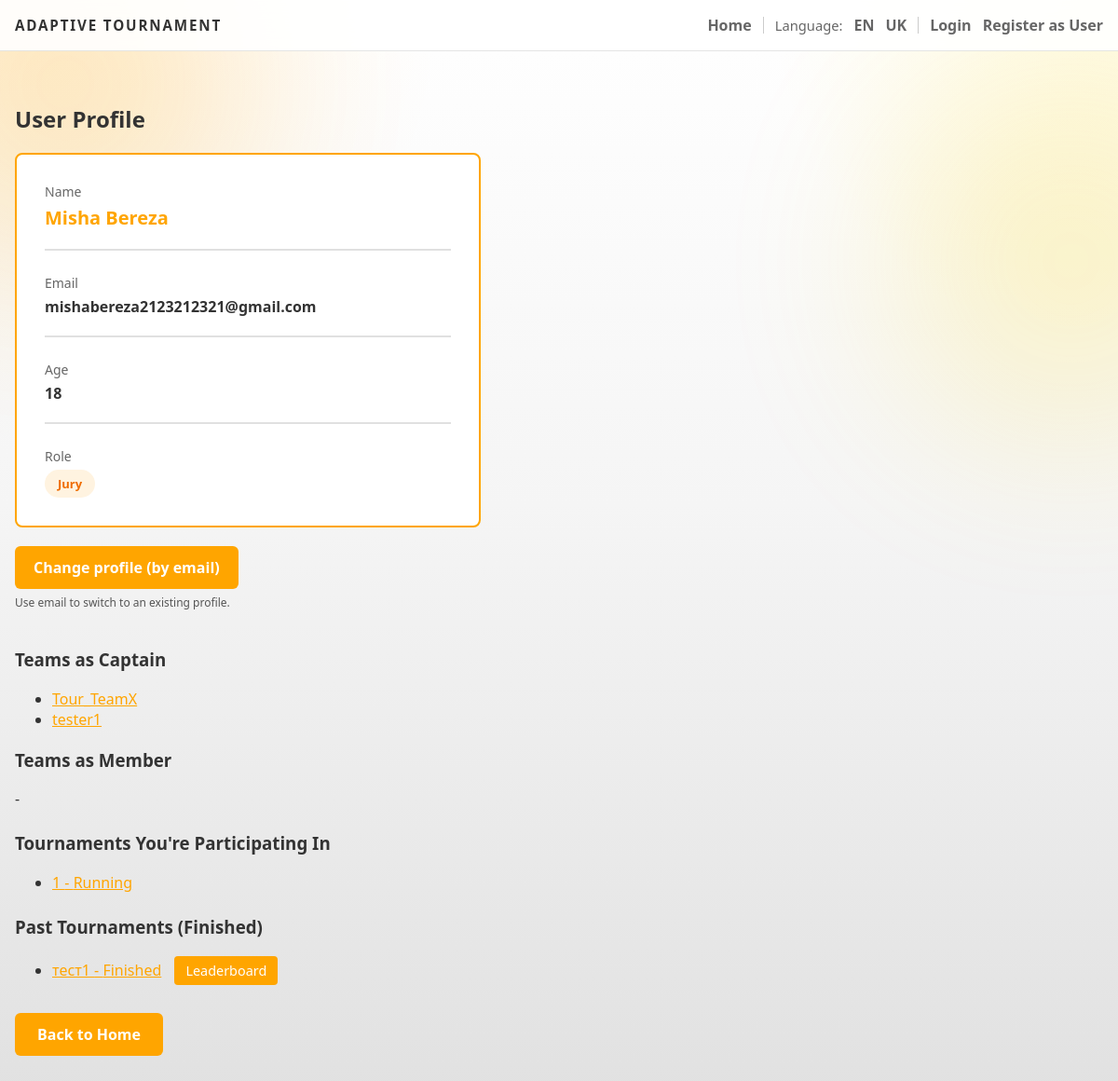
The page /user/3 on the database as committed earlier.
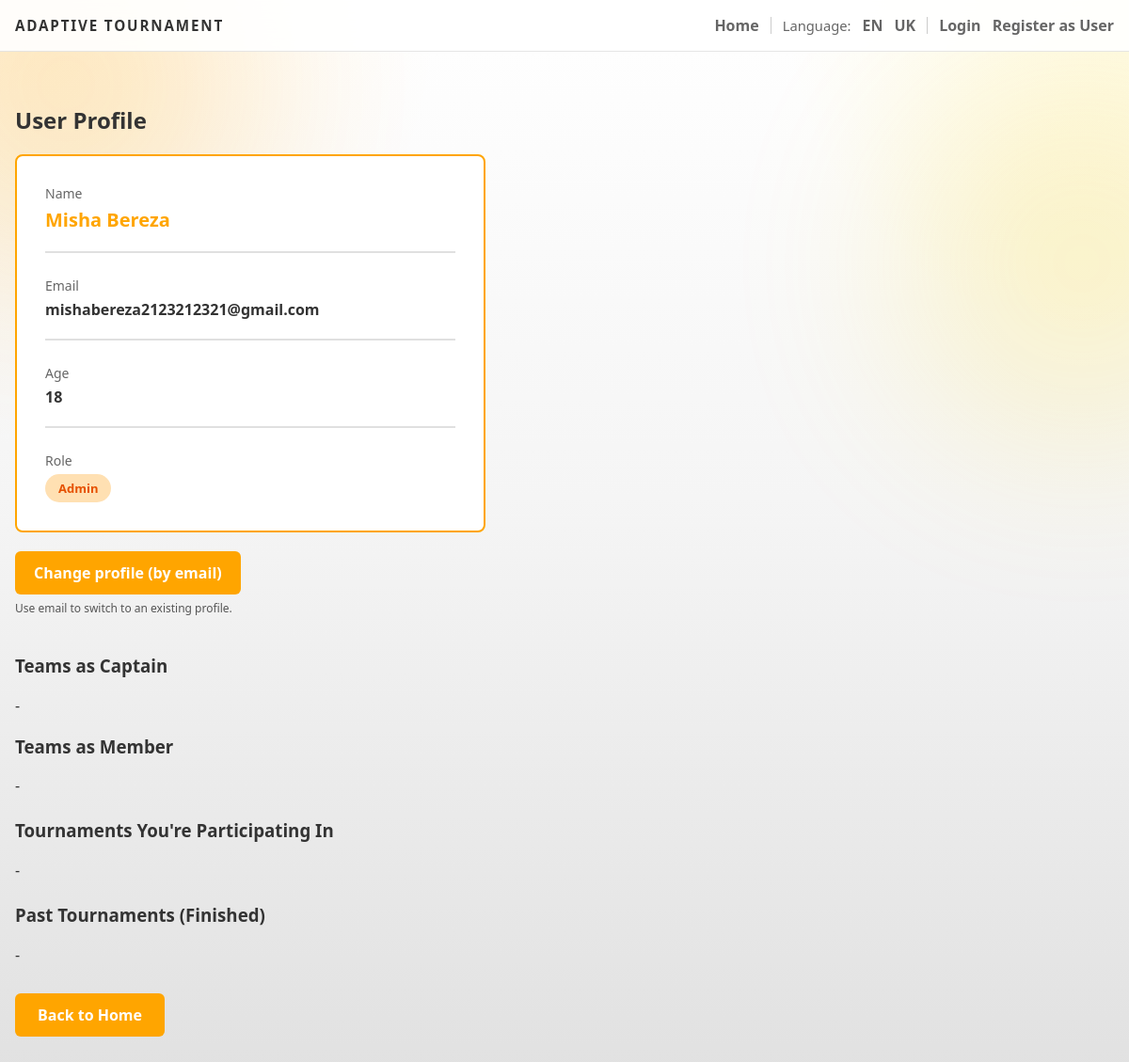
The same page on the database as committed later.
### backend/models.py (models this page shows, shortened)
class User(db.Model):
    id = db.Column(db.Integer, primary_key=True)
    first_name = db.Column(db.String(120), nullable=False)
    last_name = db.Column(db.String(120), nullable=False)
    email = db.Column(db.String(200), unique=True, nullable=False)
    age = db.Column(db.Integer)
    bio = db.Column(db.Text)
    role = db.Column(db.String(30), default='team')

class Team(db.Model):
    id = db.Column(db.Integer, primary_key=True)
    name = db.Column(db.String(200), nullable=False)
    captain_id = db.Column(db.Integer, db.ForeignKey('user.id'), nullable=False)
    captain = db.relationship('User', foreign_keys=[captain_id])
    members = db.relationship('User', secondary=team_members, backref='teams', lazy='dynamic')
    tournament_id = db.Column(db.Integer, db.ForeignKey('tournament.id'))
    tournament = db.relationship('Tournament', backref='teams', lazy=True)
    submissions = db.relationship('Submission', backref='team', lazy=True)
    repo_url = db.Column(db.String(500))
    live_url = db.Column(db.String(500))
    comments = db.Column(db.Text)
    submitted_at = db.Column(db.DateTime)
    submission_status = db.Column(db.String(30), default='None')  # None, Pending, Accepted, Rejected, Returned

class Tournament(db.Model):
    id = db.Column(db.Integer, primary_key=True)
    name = db.Column(db.String(200), nullable=False)
    description = db.Column(db.Text)
    max_teams = db.Column(db.Integer)
    status = db.Column(db.String(30), default="Draft")
    rounds = db.relationship('Round', backref='tournament', lazy=True)

### backend/admin.py (the view)
def user_profile(uid):
    u = User.query.get_or_404(uid)
    teams_captain = Team.query.filter_by(captain_id=u.id).all()
    teams_member = list(u.teams)
    participating = []
    past = []
    seen = set()
    for team in teams_captain + teams_member:
        t = db.session.get(Tournament, team.tournament_id)
        if not t or t.id in seen:
            continue
        seen.add(t.id)
        if getattr(t, 'status', '').lower() == 'finished':
            past.append(t)
        else:
            participating.append(t)
    return render_template('profile.html', user=u, teams_captain=teams_captain, teams_member=teams_member, participating=participating, past=past)

### backend/app.py (called while the page is built)
@app.context_processor
def inject_user_processor():
    return inject_user()

@app.context_processor
def translation_processor():
    return translation()

### backend/app_helpers.py (called while the page is built)
def get_current_user():
    uid = session.get('user_id')
    if uid:
        return db.session.get(User, uid)
    return None

def inject_user():
    return {'get_current_user': get_current_user}

def translation():
    lang = session.get('language', 'en')
    def t(key, **kwargs):
        return get_text(key, lang, **kwargs)
    return {
        't': t,
        'lang': lang,
        'supported_languages': list(TRANSLATIONS.keys())
    }

### backend/translations.py (called while the page is built)
def get_text(key, lang='en', **kwargs):
    if lang not in TRANSLATIONS:
        lang = 'en'
    text = TRANSLATIONS[lang].get(key, TRANSLATIONS['en'].get(key, key))
    if kwargs:
        try:
            return text.format(**kwargs)
        except Exception:
            return text
    return text

### templates/profile.html (shortened to what the changed rows need)
{% extends 'base.html' %}
{% block content %}
  <h2>{{ t('user_profile') }}</h2>
  <div style="max-width: 500px; background: #ffffff; border: 2px solid #ffa500; padding: 30px; border-radius: 8px; margin-top: 20px;">
    <div style="margin-bottom: 25px; padding-bottom: 20px; border-bottom: 2px solid #e0e0e0;">
      <div style="font-size: 14px; color: #666; margin-bottom: 5px;">{{ t('name') }}</div>
      <div style="font-size: 20px; font-weight: 700; color: #ffa500;">{{ user.first_name }} {{ user.last_name }}</div>
    </div>
    <div style="margin-bottom: 25px; padding-bottom: 20px; border-bottom: 2px solid #e0e0e0;">
      <div style="font-size: 14px; color: #666; margin-bottom: 5px;">{{ t('email') }}</div>
      <div style="font-size: 16px; font-weight: 600;">{{ user.email }}</div>
    </div>
    {% if user.age %}
      <div style="margin-bottom: 25px; padding-bottom: 20px; border-bottom: 2px solid #e0e0e0;">
        <div style="font-size: 14px; color: #666; margin-bottom: 5px;">{{ t('age') }}</div>
        <div style="font-size: 16px; font-weight: 600;">{{ user.age }}</div>
      </div>
    {% endif %}
    <div>
      <div>
        <span style="display: inline-block; padding: 6px 14px; border-radius: 20px; font-weight: 600; font-size: 13px;
          {% if user.role == 'admin' %}background: #ffe0b2; color: #e65100;
          {% elif user.role == 'jury' %}background: #fff3e0; color: #ef6c00;
          {% else %}background: #fff8e1; color: #f57c00;
          {% endif %}">
          {% if user.role == 'admin' %}
            {{ t('admin_short') }}
          {% elif user.role == 'jury' %}
            {{ t('jury_short') }}
          {% else %}
            {{ t('team') }}
          {% endif %}
        </span>
      </div>
    </div>
  </div>
  <div style="margin-top: 40px;">
    <h3>{{ t('teams_as_captain') }}</h3>
    {% if teams_captain %}
      <ul>
        {% for team in teams_captain %}
          <li>
            <a href="/tournament/{{ team.tournament_id }}">{{ team.name }}</a>
          </li>
        {% endfor %}
      </ul>
    {% else %}
      <p>-</p>
    {% endif %}
    <h3 style="margin-top:20px;">{{ t('teams_as_member') }}</h3>
    {% if teams_member %}
      <ul>
        {% for team in teams_member %}
          <li>
            <a href="/tournament/{{ team.tournament_id }}">{{ team.name }}</a>
            {% if team.tournament.status == 'Registration' %}
              <a href="/edit_team_members/{{ team.id }}" style="margin-left:10px; display:inline-block; padding:6px 12px; background:#ffa500; color:white; text-decoration:none; border-radius:4px; font-size:90%;">{{ t('edit_composition') }}</a>
            {% endif %}
          </li>
        {% endfor %}
      </ul>
    {% else %}
      <p>-</p>
    {% endif %}
    <h3 style="margin-top:24px;">{{ t('tournaments_participating') }}</h3>
    {% if participating %}
      <ul>
        {% for tour in participating %}
          <li><a href="/tournament/{{ tour.id }}">{{ tour.name }} - {{ tour.status }}</a></li>
        {% endfor %}
      </ul>
    {% else %}
      <p>-</p>
    {% endif %}
    <h3 style="margin-top:24px;">{{ t('past_tournaments_finished') }}</h3>
    {% if past %}
      <ul>
        {% for tour in past %}
          <li>
            <a href="/tournament/{{ tour.id }}">{{ tour.name }} - {{ tour.status }}</a>
            <a href="/leaderboard/{{ tour.id }}" style="margin-left:10px; display:inline-block; padding:6px 12px; background:#ffa500; color:white; text-decoration:none; border-radius:4px; font-size:90%;">{{ t('leaderboard') }}</a>
          </li>
        {% endfor %}
      </ul>
    {% else %}
      <p>-</p>
    {% endif %}
  </div>
{% endblock %}

Rows that differ between the two databases and show on the page:
removed Team: name "Tour_TeamX"
removed Team: name "tester1"
removed Tournament: name "1", status "Running", shown under "Tournaments You're Participating In"
removed Tournament: name "тест1", status "Finished", t "Leaderboard", shown under "Past Tournaments (Finished)"
changed User "Misha": role "Jury" → "Admin"
